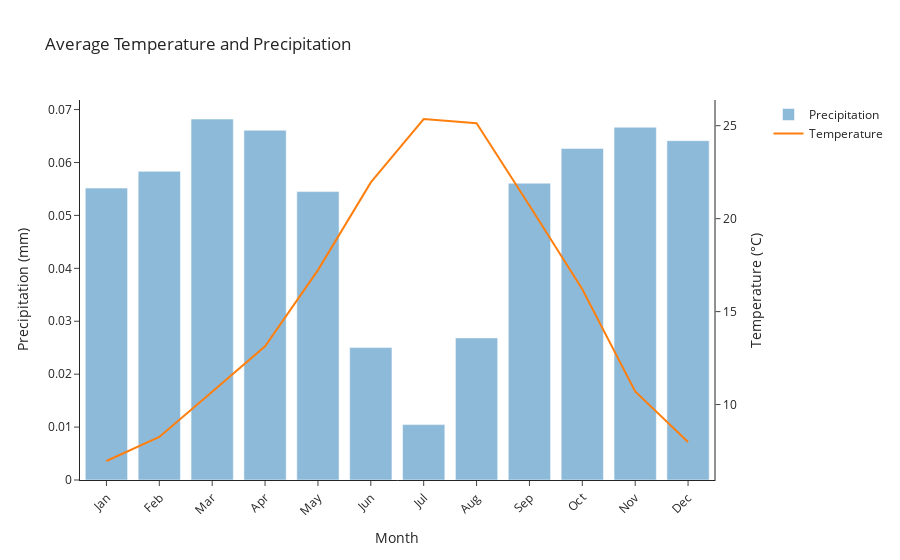

Write notebook code for a chart like this one.
### Code cell
from plotly.subplots import make_subplots

# Create a subplot with shared x-axis
fig = make_subplots(specs=[[{"secondary_y": True}]])

# Add a bar chart for precipitation to the secondary y-axis
fig.add_trace(
    go.Bar(x=precip_climatology.month, y=precip_climatology, name='Precipitation', opacity=0.5),
    secondary_y=False,
)

# Add a line chart for temperature to the primary y-axis
fig.add_trace(
    go.Scatter(x=avg_temp.month, y=avg_temp, mode='lines', name='Temperature'),
    secondary_y=True,
)

# Set the layout to have two y-axes
fig.update_layout(
    title = 'Average Temperature and Precipitation',
    yaxis=dict(title='Precipitation (mm)'),
    yaxis2=dict(title='Temperature (°C)', overlaying='y', side='right'),
    xaxis=dict(
        title='Month',
        tickmode='array',
        tickvals=avg_temp.month,
        ticktext=['Jan', 'Feb', 'Mar', 'Apr', 'May', 'Jun', 'Jul', 'Aug', 'Sep', 'Oct', 'Nov', 'Dec'],
        tickangle=-45
    ),
    template='simple_white'
)

# Show the figure
fig.show()

### Figure 1 — Plotly figure (JSON) as saved in the notebook; plotly's stock layout.template omitted (floating-point values rounded to 4 significant figures)
{"data": [{"name": "Precipitation", "opacity": 0.5, "type": "bar", "x": [1, 2, 3, 4, 5, 6, 7, 8, 9, 10, 11, 12], "xaxis": "x", "y": [0.05517, 0.05833, 0.06822, 0.06609, 0.0545, 0.02502, 0.01047, 0.02685, 0.05609, 0.06266, 0.06666, 0.06413], "yaxis": "y"}, {"mode": "lines", "name": "Temperature", "type": "scatter", "x": [1, 2, 3, 4, 5, 6, 7, 8, 9, 10, 11, 12], "xaxis": "x", "y": [6.964, 8.26, 10.69, 13.13, 17.23, 21.95, 25.36, 25.13, 20.71, 16.21, 10.71, 7.985], "yaxis": "y2"}], "layout": {"title": {"text": "Average Temperature and Precipitation"}, "xaxis": {"anchor": "y", "domain": [0, 0.94], "tickangle": -45, "tickmode": "array", "ticktext": ["Jan", "Feb", "Mar", "Apr", "May", "Jun", "Jul", "Aug", "Sep", "Oct", "Nov", "Dec"], "tickvals": [1, 2, 3, 4, 5, 6, 7, 8, 9, 10, 11, 12], "title": {"text": "Month"}}, "yaxis": {"anchor": "x", "domain": [0, 1], "title": {"text": "Precipitation (mm)"}}, "yaxis2": {"anchor": "x", "overlaying": "y", "side": "right", "title": {"text": "Temperature (°C)"}}}}
